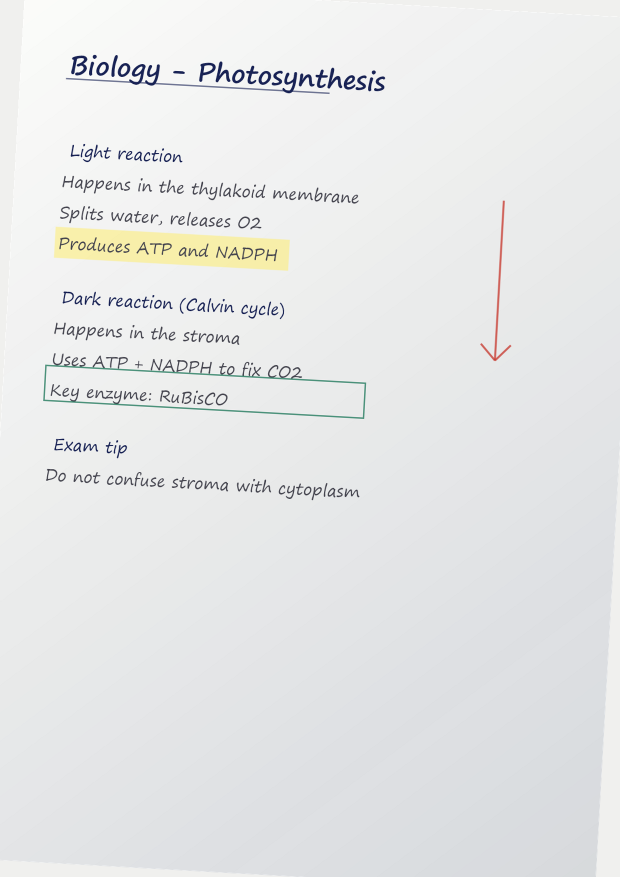
#> input picture tests/sample_images/sample_note_01.png, 1240 x 1754 px (shown at 1/2 size)
$ python preprocessor.py ../tests/sample_images/sample_note_01.png
#> lines starting #> are read from the running program, lines starting #| are printed output that depends on the picture; after the words box and inside, x2 and y2 are one past the last pixel; in counts of white or black regions, pixels touching at a corner belong together
"""图片预处理：去阴影、倾斜矫正、对比度增强。

处理流程：EXIF 校正 → 灰度 → 去阴影 → 倾斜矫正 → CLAHE 对比度增强 → 缩放 → 落盘。

可独立运行：
    python -m src.preprocessor tests/sample_images/sample_note.png
    python -m src.preprocessor tests/sample_images -o output/preprocessed
"""

from __future__ import annotations

import argparse
import logging
import sys
from pathlib import Path

import cv2
import numpy as np
from PIL import Image, ImageOps

logger = logging.getLogger(__name__)

# 超过该角度多半不是纸张倾斜（而是整页旋转），交给人工处理，避免误矫正
MAX_SKEW_DEG = 15.0
MIN_SKEW_DEG = 0.3


def read_image(path: Path) -> np.ndarray:
    """读取图片，按 EXIF 方向自动转正。用 Pillow 打开以兼容中文路径。"""
    with Image.open(path) as img:
        img = ImageOps.exif_transpose(img).convert("RGB")
        return cv2.cvtColor(np.array(img), cv2.COLOR_RGB2BGR)


def to_gray(image: np.ndarray) -> np.ndarray:
    if image.ndim == 3:
        return cv2.cvtColor(image, cv2.COLOR_BGR2GRAY)
    return image


def remove_shadow(gray: np.ndarray) -> np.ndarray:
    """用背景估计做除法，消除拍照/扫描时的光照不均与阴影。"""
    height, width = gray.shape[:2]
    kernel = max(15, (min(height, width) // 40) | 1)  # 保证是奇数
    background = cv2.medianBlur(gray, kernel)
    background = cv2.dilate(background, np.ones((5, 5), np.uint8))
    background = np.maximum(background, 1)  # 防止除零
    return cv2.divide(gray, background, scale=255)


def _row_projection_score(binary: np.ndarray, angle: float) -> float:
    """按给定角度旋转后，统计水平投影的方差：文字行越水平，方差越大。"""
    height, width = binary.shape[:2]
    matrix = cv2.getRotationMatrix2D((width / 2, height / 2), angle, 1.0)
    rotated = cv2.warpAffine(
        binary,
        matrix,
        (width, height),
        flags=cv2.INTER_NEAREST,
        borderMode=cv2.BORDER_CONSTANT,
        borderValue=0,
    )
    projection = rotated.sum(axis=1, dtype=np.float64)
    return float(np.var(projection))


def estimate_skew_angle(gray: np.ndarray) -> float:
    """用投影法估计倾斜角（正值为逆时针旋转量）。

    比最小外接矩形更稳：纸面边框、箭头等干扰不会带偏结果，
    因为评估的是「文字行投影是否足够尖锐」。
    """
    # 缩到较小尺寸即可，兼顾速度与精度
    sample = resize_max_side(gray, 800)
    binary = cv2.threshold(sample, 0, 255, cv2.THRESH_BINARY_INV | cv2.THRESH_OTSU)[1]
    if cv2.countNonZero(binary) < 200:
        return 0.0

    coarse = np.arange(-MAX_SKEW_DEG, MAX_SKEW_DEG + 0.01, 1.0)
    best = max(coarse, key=lambda angle: _row_projection_score(binary, float(angle)))

    fine = np.arange(best - 1.0, best + 1.01, 0.1)
    best = max(fine, key=lambda angle: _row_projection_score(binary, float(angle)))

    best_angle = float(best)
    return 0.0 if abs(best_angle) < MIN_SKEW_DEG else best_angle


def rotate(gray: np.ndarray, angle: float) -> np.ndarray:
    height, width = gray.shape[:2]
    matrix = cv2.getRotationMatrix2D((width / 2, height / 2), angle, 1.0)
    return cv2.warpAffine(
        gray,
        matrix,
        (width, height),
        flags=cv2.INTER_CUBIC,
        borderMode=cv2.BORDER_CONSTANT,
        borderValue=255,
    )


def enhance_contrast(gray: np.ndarray) -> np.ndarray:
    """CLAHE 局部对比度增强，让铅笔/淡墨字迹更清晰。"""
    clahe = cv2.createCLAHE(clipLimit=2.0, tileGridSize=(8, 8))
    return clahe.apply(gray)


def resize_max_side(gray: np.ndarray, max_side: int) -> np.ndarray:
    height, width = gray.shape[:2]
    longest = max(height, width)
    if longest <= max_side:
        return gray
    scale = max_side / float(longest)
    return cv2.resize(gray, (int(width * scale), int(height * scale)), interpolation=cv2.INTER_AREA)


def preprocess_image(
    source: Path,
    output_dir: Path,
    max_side: int = 1800,
    jpeg_quality: int = 90,
) -> Path:
    """预处理单张图片并保存为 JPG，返回输出文件路径。"""
    source = Path(source)
    image = read_image(source)
    gray = to_gray(image)

    # 去阴影/CLAHE 在原始像素上计算是浪费：最终只保留 max_side，先降到目标尺寸再算，
    # 12MP 拍照页可少算约 5 倍像素，INTER_AREA 降采样本身还能压掉噪点。
    gray = resize_max_side(gray, max_side)

    gray = remove_shadow(gray)

    angle = estimate_skew_angle(gray)
    if angle:
        gray = rotate(gray, angle)
        logger.info("倾斜矫正 %.2f° (%s)", angle, source.name)

    gray = enhance_contrast(gray)
    gray = resize_max_side(gray, max_side)

    output_dir = Path(output_dir)
    output_dir.mkdir(parents=True, exist_ok=True)
    # 预处理产物是中间文件，同名直接覆盖，重复运行不会堆出一串副本
    target = output_dir / f"{source.stem}.jpg"

    # 用 imencode + tofile，避免 cv2.imwrite 不支持非 ASCII 路径的问题
    ok, buffer = cv2.imencode(".jpg", gray, [int(cv2.IMWRITE_JPEG_QUALITY), jpeg_quality])
    if not ok:
        raise RuntimeError(f"图片编码失败: {source}")
    buffer.tofile(str(target))

    logger.info("预处理完成: %s -> %s", source.name, target)
    return target


def _collect_inputs(path: Path) -> list[Path]:
    if path.is_file():
        return [path]
    return sorted(p for p in path.iterdir() if p.suffix.lower() in {".png", ".jpg", ".jpeg", ".bmp", ".webp"})


def main() -> int:
    parser = argparse.ArgumentParser(description="NoteFlow 图片预处理（可独立运行）")
    parser.add_argument("input", type=Path, help="图片文件或目录")
    parser.add_argument("-o", "--output-dir", type=Path, default=Path("output/preprocessed"), help="输出目录")
    parser.add_argument("--max-side", type=int, default=1800, help="图片最长边像素")
    args = parser.parse_args()

    logging.basicConfig(level=logging.INFO, format="%(asctime)s [%(levelname)s] %(name)s: %(message)s", datefmt="%H:%M:%S")

    if not args.input.exists():
        logger.error("输入路径不存在: %s", args.input)
        return 1

    failed = 0
    for image_path in _collect_inputs(args.input):
        try:
            preprocess_image(image_path, args.output_dir, max_side=args.max_side)
#> in read_image, img is the input picture: PIL image 1240x1754 RGBA; mean R, G, B, A 229.6, 230.9, 231.1, 255
#> in remove_shadow, `background = cv2.medianBlur(gray, kernel)`:
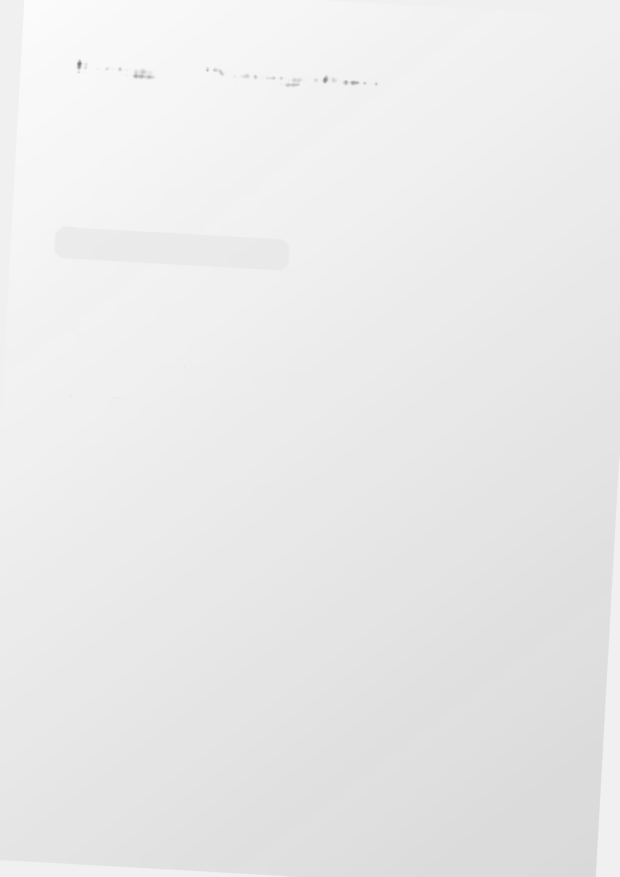
#> background: shape (1754, 1240) (shown at 1/2 size); min 118, max 251, mean 233.8
#> in estimate_skew_angle, `binary = cv2.threshold(sample, 0, 255, cv2.THRESH_BINARY_INV | cv2.THR..`:
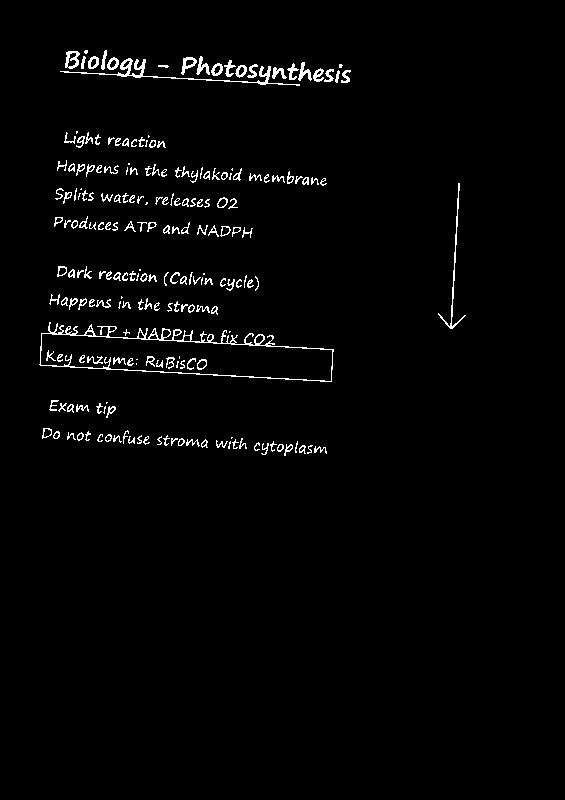
#> binary: shape (800, 565); 2.1% white in thin lines or dots, all inside (x1, y1, x2, y2) = (39, 50, 466, 456)
#> in _row_projection_score, `rotated = cv2.warpAffine( binary, matrix, (width, height), flags=cv2.I..`: rotated: shape (800, 565); 2.1% white in thin lines or dots, all inside (x1, y1, x2, y2) = (40, 7, 510, 464)
#> in _row_projection_score, `projection = rotated.sum(axis=1, dtype=np.float64)`: projection = 800 values, max 11475 at index 274, min 0 at index 0, mean 3030.4
#> in _row_projection_score (call 2), `rotated = cv2.warpAffine( binary, matrix, (width, height), flags=cv2.I..`: rotated: shape (800, 565); 2.1% white in thin lines or dots, all inside (x1, y1, x2, y2) = (40, 10, 507, 463)
#> in _row_projection_score (call 3), `rotated = cv2.warpAffine( binary, matrix, (width, height), flags=cv2.I..`: rotated: shape (800, 565); 2.1% white in thin lines or dots, all inside (x1, y1, x2, y2) = (40, 12, 504, 462)
#> in _row_projection_score (call 4), `rotated = cv2.warpAffine( binary, matrix, (width, height), flags=cv2.I..`: rotated: shape (800, 565); 2.1% white in thin lines or dots, all inside (x1, y1, x2, y2) = (39, 14, 501, 462)
#> in _row_projection_score (call 5), `rotated = cv2.warpAffine( binary, matrix, (width, height), flags=cv2.I..`: rotated: shape (800, 565); 2.1% white in thin lines or dots, all inside (x1, y1, x2, y2) = (39, 17, 498, 461)
#> in _row_projection_score (call 6), `rotated = cv2.warpAffine( binary, matrix, (width, height), flags=cv2.I..`: rotated: shape (800, 565); 2.1% white in thin lines or dots, all inside (x1, y1, x2, y2) = (39, 19, 495, 461)
#> in _row_projection_score (call 7), `rotated = cv2.warpAffine( binary, matrix, (width, height), flags=cv2.I..`: rotated: shape (800, 565); 2.1% white in thin lines or dots, all inside (x1, y1, x2, y2) = (39, 22, 492, 460)
#> in _row_projection_score (call 8), `rotated = cv2.warpAffine( binary, matrix, (width, height), flags=cv2.I..`: rotated: shape (800, 565); 2.1% white in thin lines or dots, all inside (x1, y1, x2, y2) = (39, 25, 488, 460)
#> in _row_projection_score (call 9), `rotated = cv2.warpAffine( binary, matrix, (width, height), flags=cv2.I..`: rotated: shape (800, 565); 2.1% white in thin lines or dots, all inside (x1, y1, x2, y2) = (39, 27, 485, 459)
#> in _row_projection_score (call 10), `rotated = cv2.warpAffine( binary, matrix, (width, height), flags=cv2.I..`: rotated: shape (800, 565); 2.1% white in thin lines or dots, all inside (x1, y1, x2, y2) = (39, 31, 482, 458)
#> in _row_projection_score (call 11), `rotated = cv2.warpAffine( binary, matrix, (width, height), flags=cv2.I..`: rotated: shape (800, 565); 2.1% white in thin lines or dots, all inside (x1, y1, x2, y2) = (40, 34, 478, 458)
#> in _row_projection_score (call 12), `rotated = cv2.warpAffine( binary, matrix, (width, height), flags=cv2.I..`: rotated: shape (800, 565); 2.1% white in thin lines or dots, all inside (x1, y1, x2, y2) = (40, 37, 475, 457)
#> in _row_projection_score (call 13), `rotated = cv2.warpAffine( binary, matrix, (width, height), flags=cv2.I..`: rotated: shape (800, 565); 2.1% white in thin lines or dots, all inside (x1, y1, x2, y2) = (40, 40, 471, 456)
#> in _row_projection_score (call 14), `rotated = cv2.warpAffine( binary, matrix, (width, height), flags=cv2.I..`: rotated: shape (800, 565); 2.1% white in thin lines or dots, all inside (x1, y1, x2, y2) = (40, 43, 469, 456)
#> in _row_projection_score (call 15), `rotated = cv2.warpAffine( binary, matrix, (width, height), flags=cv2.I..`: rotated: shape (800, 565); 2.1% white in thin lines or dots, all inside (x1, y1, x2, y2) = (40, 47, 467, 456)
#> in _row_projection_score (call 17), `rotated = cv2.warpAffine( binary, matrix, (width, height), flags=cv2.I..`: rotated: shape (800, 565); 2.1% white in thin lines or dots, all inside (x1, y1, x2, y2) = (38, 53, 464, 456)
#> in _row_projection_score (call 18), `rotated = cv2.warpAffine( binary, matrix, (width, height), flags=cv2.I..`: rotated: shape (800, 565); 2.1% white in thin lines or dots, all inside (x1, y1, x2, y2) = (38, 56, 463, 456)
#> in _row_projection_score (call 19), `rotated = cv2.warpAffine( binary, matrix, (width, height), flags=cv2.I..`: rotated: shape (800, 565); 2.1% white in thin lines or dots, all inside (x1, y1, x2, y2) = (37, 60, 461, 456)
#> in _row_projection_score (call 20), `rotated = cv2.warpAffine( binary, matrix, (width, height), flags=cv2.I..`: rotated: shape (800, 565); 2.1% white in thin lines or dots, all inside (x1, y1, x2, y2) = (37, 61, 460, 456)
#> in _row_projection_score (call 21), `rotated = cv2.warpAffine( binary, matrix, (width, height), flags=cv2.I..`: rotated: shape (800, 565); 2.1% white in thin lines or dots, all inside (x1, y1, x2, y2) = (32, 60, 458, 460)
#> in _row_projection_score (call 22), `rotated = cv2.warpAffine( binary, matrix, (width, height), flags=cv2.I..`: rotated: shape (800, 565); 2.1% white in thin lines or dots, all inside (x1, y1, x2, y2) = (27, 60, 456, 464)
#> in _row_projection_score (call 23), `rotated = cv2.warpAffine( binary, matrix, (width, height), flags=cv2.I..`: rotated: shape (800, 565); 2.1% white in thin lines or dots, all inside (x1, y1, x2, y2) = (22, 59, 454, 468)
#> in _row_projection_score (call 24), `rotated = cv2.warpAffine( binary, matrix, (width, height), flags=cv2.I..`: rotated: shape (800, 565); 2.1% white in thin lines or dots, all inside (x1, y1, x2, y2) = (16, 59, 452, 472)
#> in _row_projection_score (call 25), `rotated = cv2.warpAffine( binary, matrix, (width, height), flags=cv2.I..`: rotated: shape (800, 565); 2.1% white in thin lines or dots, all inside (x1, y1, x2, y2) = (11, 59, 450, 476)
#> in _row_projection_score (call 26), `rotated = cv2.warpAffine( binary, matrix, (width, height), flags=cv2.I..`: rotated: shape (800, 565); 2.1% white in thin lines or dots, all inside (x1, y1, x2, y2) = (6, 59, 449, 480)
#> in _row_projection_score (call 27), `rotated = cv2.warpAffine( binary, matrix, (width, height), flags=cv2.I..`: rotated: shape (800, 565); 2.1% white in thin lines or dots, all inside (x1, y1, x2, y2) = (1, 59, 446, 484)
#> in _row_projection_score (call 28), `rotated = cv2.warpAffine( binary, matrix, (width, height), flags=cv2.I..`: rotated: shape (800, 565); 2.1% white in thin lines or dots, all inside (x1, y1, x2, y2) = (0, 59, 444, 488)
#> in _row_projection_score (call 29), `rotated = cv2.warpAffine( binary, matrix, (width, height), flags=cv2.I..`: rotated: shape (800, 565); 2.1% white in thin lines or dots, all inside (x1, y1, x2, y2) = (0, 59, 442, 492)
#> in _row_projection_score (call 30), `rotated = cv2.warpAffine( binary, matrix, (width, height), flags=cv2.I..`: rotated: shape (800, 565); 2.1% white in thin lines or dots, all inside (x1, y1, x2, y2) = (0, 60, 440, 496)
#> in _row_projection_score (call 31), `rotated = cv2.warpAffine( binary, matrix, (width, height), flags=cv2.I..`: rotated: shape (800, 565); 2.1% white in thin lines or dots, all inside (x1, y1, x2, y2) = (0, 60, 438, 500)
#> in estimate_skew_angle, `best = max(coarse, key=lambda angle: _row_projection_score(binary, flo..`: best = 3
#> in _row_projection_score (call 33), `rotated = cv2.warpAffine( binary, matrix, (width, height), flags=cv2.I..`: rotated: shape (800, 565); 2.1% white in thin lines or dots, all inside (x1, y1, x2, y2) = (38, 57, 463, 456)
#> in _row_projection_score (call 35), `rotated = cv2.warpAffine( binary, matrix, (width, height), flags=cv2.I..`: rotated: shape (800, 565); 2.1% white in thin lines or dots, all inside (x1, y1, x2, y2) = (38, 57, 462, 456)
#> in _row_projection_score (call 36), `rotated = cv2.warpAffine( binary, matrix, (width, height), flags=cv2.I..`: rotated: shape (800, 565); 2.1% white in thin lines or dots, all inside (x1, y1, x2, y2) = (38, 58, 462, 456)
#> in _row_projection_score (call 37), `matrix = cv2.getRotationMatrix2D((width / 2, height / 2), angle, 1.0)`: matrix = [[0.999, 0.0436, -17.18], [-0.0436, 0.999, 12.7]]
#> in _row_projection_score (call 37), `rotated = cv2.warpAffine( binary, matrix, (width, height), flags=cv2.I..`:
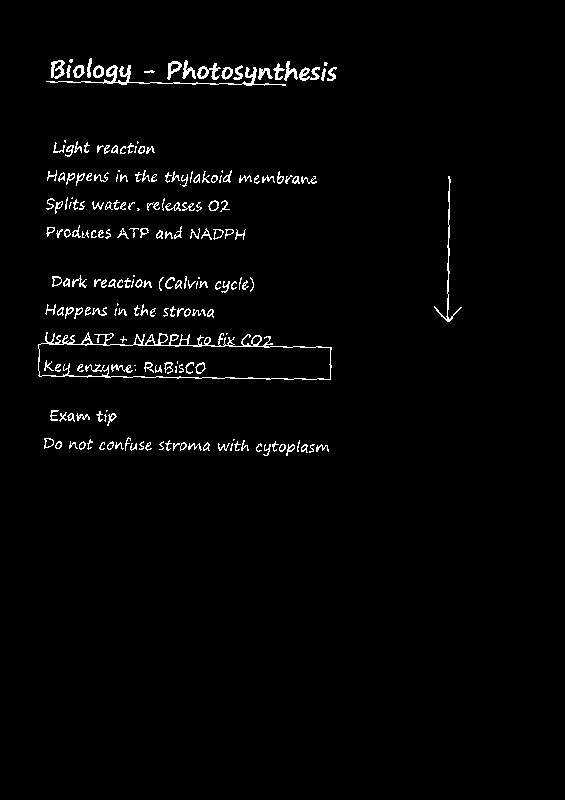
#> rotated: shape (800, 565); 2.1% white in thin lines or dots, all inside (x1, y1, x2, y2) = (38, 58, 462, 456)
#> in _row_projection_score (call 37), `projection = rotated.sum(axis=1, dtype=np.float64)`: projection = 800 values, max 37230 at index 69, min 0 at index 0, mean 3027.8
#> in _row_projection_score (call 38), `matrix = cv2.getRotationMatrix2D((width / 2, height / 2), angle, 1.0)`: matrix = [[0.999, 0.0454, -17.85], [-0.0454, 0.999, 13.23]]
#> in _row_projection_score (call 38), `rotated = cv2.warpAffine( binary, matrix, (width, height), flags=cv2.I..`:
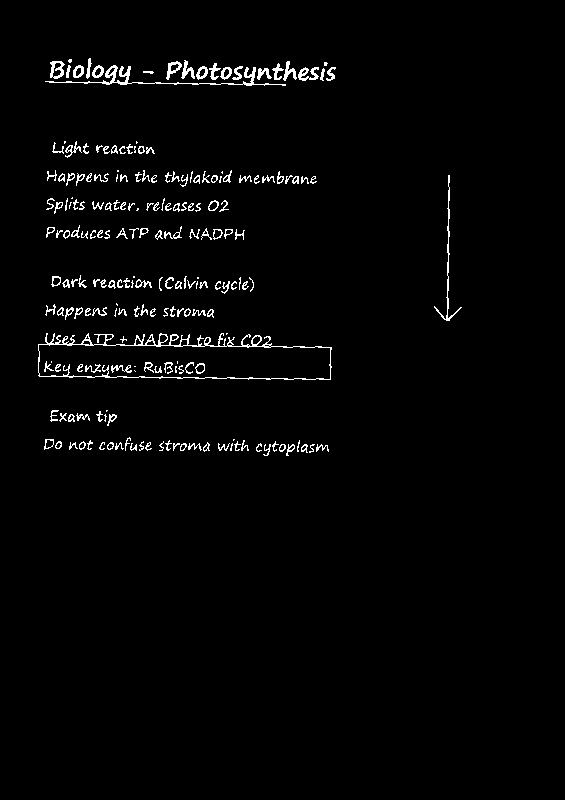
#> rotated: shape (800, 565); 2.1% white in thin lines or dots, all inside (x1, y1, x2, y2) = (38, 58, 462, 456)
#> in _row_projection_score (call 38), `projection = rotated.sum(axis=1, dtype=np.float64)`: projection = 800 values, max 36975 at index 69, min 0 at index 0, mean 3028.8
#> in _row_projection_score (call 39), `matrix = cv2.getRotationMatrix2D((width / 2, height / 2), angle, 1.0)`: matrix = [[0.999, 0.0471, -18.53], [-0.0471, 0.999, 13.75]]
#> in _row_projection_score (call 39), `rotated = cv2.warpAffine( binary, matrix, (width, height), flags=cv2.I..`:
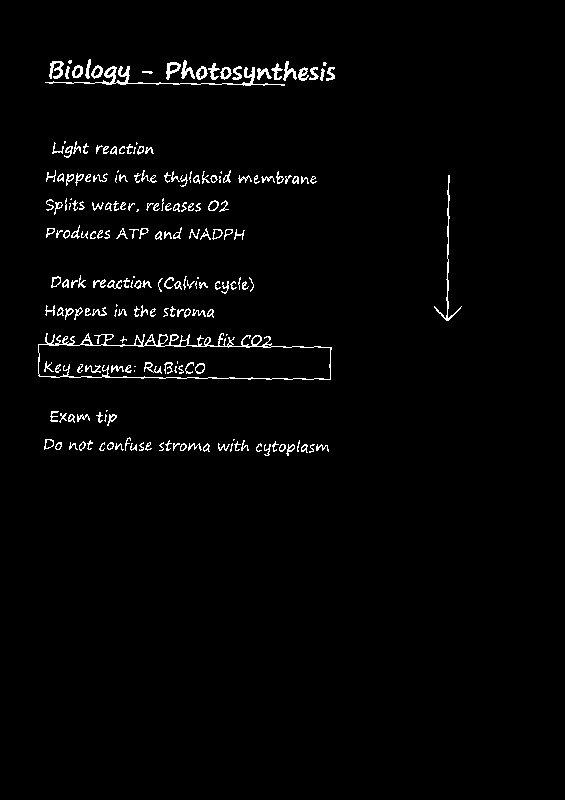
#> rotated: shape (800, 565); 2.1% white in thin lines or dots, all inside (x1, y1, x2, y2) = (38, 59, 462, 456)
#> in _row_projection_score (call 39), `projection = rotated.sum(axis=1, dtype=np.float64)`: projection = 800 values, max 40545 at index 345, min 0 at index 0, mean 3026.5
#> in _row_projection_score (call 40), `matrix = cv2.getRotationMatrix2D((width / 2, height / 2), angle, 1.0)`: matrix = [[0.999, 0.0488, -19.2], [-0.0488, 0.999, 14.28]]
#> in _row_projection_score (call 40), `rotated = cv2.warpAffine( binary, matrix, (width, height), flags=cv2.I..`:
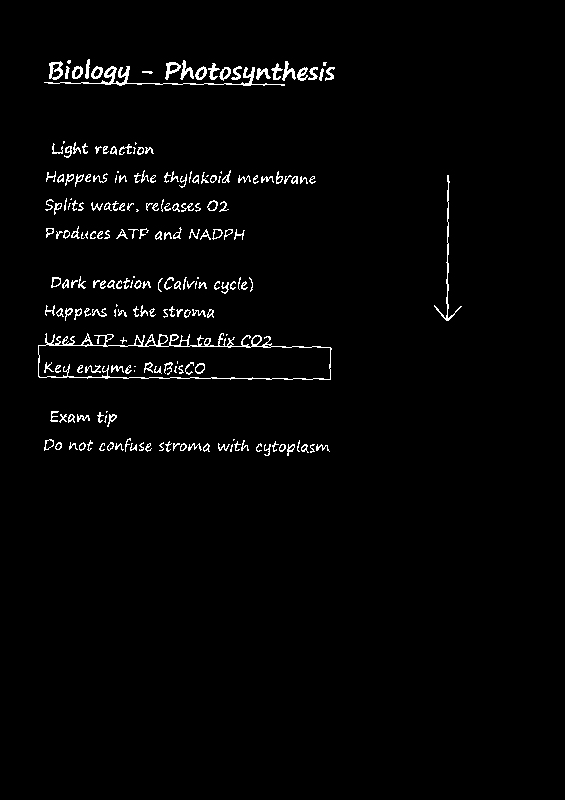
#> rotated: shape (800, 565); 2.1% white in thin lines or dots, all inside (x1, y1, x2, y2) = (38, 59, 462, 456)
#> in _row_projection_score (call 40), `projection = rotated.sum(axis=1, dtype=np.float64)`: projection = 800 values, max 42585 at index 346, min 0 at index 0, mean 3028.8
#> in estimate_skew_angle, `best = max(fine, key=lambda angle: _row_projection_score(binary, float..`: best = 3.1
#> in rotate, `matrix = cv2.getRotationMatrix2D((width / 2, height / 2), angle, 1.0)`: matrix = [[0.999, 0.0541, -46.52], [-0.0541, 0.999, 34.81]]
#> in rotate, `return cv2.warpAffine( gray, matrix, (width, height), flags=cv2.INTER_..`:
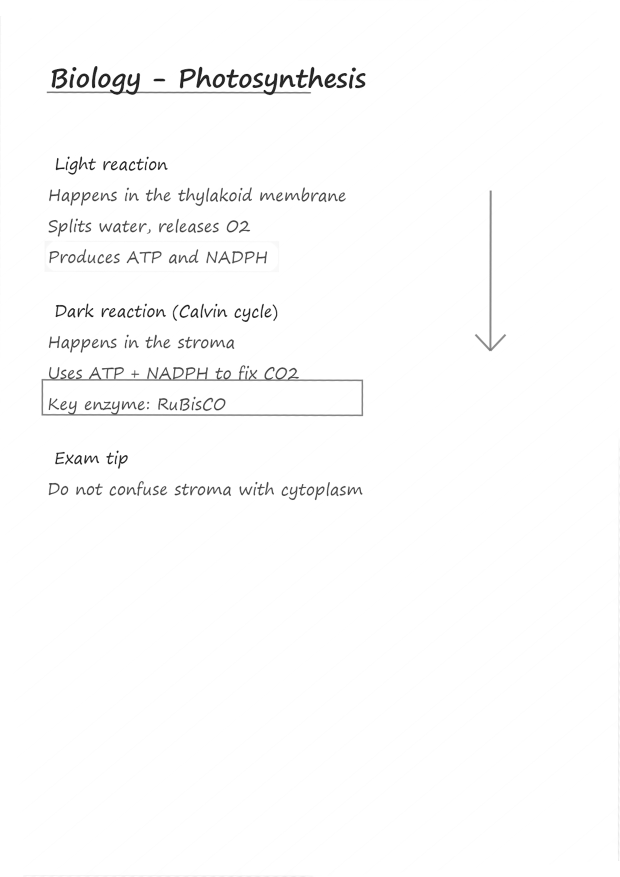
#> returned value: shape (1754, 1240) (shown at 1/2 size); min 0, max 255, mean 251.5
        except Exception as exc:  # 单张失败不影响批量处理
            failed += 1
            logger.error("处理失败 %s: %s", image_path.name, exc)

    return 1 if failed else 0


if __name__ == "__main__":
    sys.exit(main())
#> (the program exits here)
